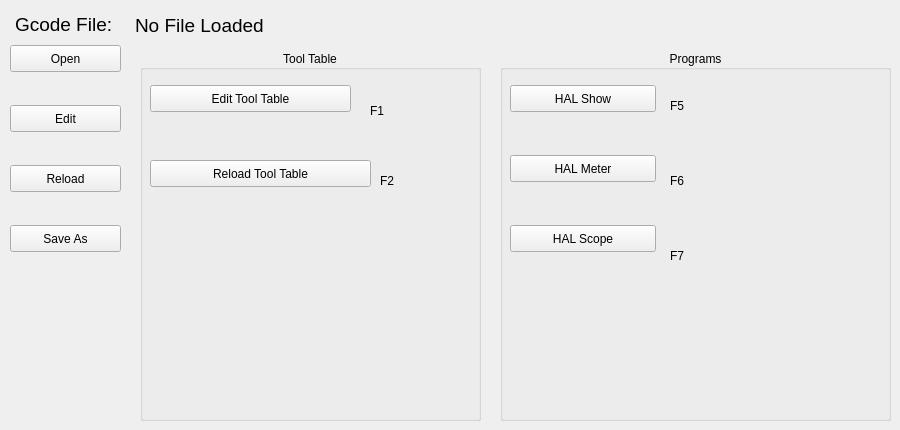
      <widget class="QWidget" name="tab_4">
       <attribute name="title">
        <string>File</string>
       </attribute>
       <widget class="QPushButton" name="open_pb">
        <property name="geometry">
         <rect>
          <x>10</x>
          <y>45</y>
          <width>111</width>
          <height>27</height>
         </rect>
        </property>
        <property name="text">
         <string>Open</string>
        </property>
       </widget>
       <widget class="QPushButton" name="edit_pb">
        <property name="geometry">
         <rect>
          <x>10</x>
          <y>105</y>
          <width>111</width>
          <height>27</height>
         </rect>
        </property>
        <property name="text">
         <string>Edit</string>
        </property>
       </widget>
       <widget class="QPushButton" name="reload_pb">
        <property name="geometry">
         <rect>
          <x>10</x>
          <y>165</y>
          <width>111</width>
          <height>27</height>
         </rect>
        </property>
        <property name="text">
         <string>Reload</string>
        </property>
       </widget>
       <widget class="QPushButton" name="save_as_pb">
        <property name="geometry">
         <rect>
          <x>10</x>
          <y>225</y>
          <width>111</width>
          <height>27</height>
         </rect>
        </property>
        <property name="text">
         <string>Save As</string>
        </property>
       </widget>
       <widget class="QLabel" name="file_lb">
        <property name="geometry">
         <rect>
          <x>125</x>
          <y>10</y>
          <width>291</width>
          <height>31</height>
         </rect>
        </property>
        <property name="font">
         <font>
          <pointsize>14</pointsize>
         </font>
        </property>
        <property name="text">
         <string>No File Loaded</string>
        </property>
        <property name="alignment">
         <set>Qt::AlignLeading|Qt::AlignLeft|Qt::AlignVCenter</set>
        </property>
        <property name="margin">
         <number>0</number>
        </property>
        <property name="indent">
         <number>10</number>
        </property>
       </widget>
       <widget class="QGroupBox" name="groupBox_3">
        <property name="geometry">
         <rect>
          <x>500</x>
          <y>50</y>
          <width>391</width>
          <height>371</height>
         </rect>
        </property>
        <property name="title">
         <string>Programs</string>
        </property>
        <property name="alignment">
         <set>Qt::AlignCenter</set>
        </property>
        <widget class="QPushButton" name="hal_scope_pb">
         <property name="geometry">
          <rect>
           <x>10</x>
           <y>175</y>
           <width>146</width>
           <height>27</height>
          </rect>
         </property>
         <property name="text">
          <string>HAL Scope</string>
         </property>
        </widget>
        <widget class="QPushButton" name="show_hal_pb">
         <property name="geometry">
          <rect>
           <x>10</x>
           <y>35</y>
           <width>146</width>
           <height>27</height>
          </rect>
         </property>
         <property name="text">
          <string>HAL Show</string>
         </property>
        </widget>
        <widget class="QPushButton" name="hal_meter_pb">
         <property name="geometry">
          <rect>
           <x>10</x>
           <y>105</y>
           <width>146</width>
           <height>27</height>
          </rect>
         </property>
         <property name="text">
          <string>HAL Meter</string>
         </property>
        </widget>
        <widget class="QLabel" name="label_20">
         <property name="geometry">
          <rect>
           <x>170</x>
           <y>40</y>
           <width>41</width>
           <height>31</height>
          </rect>
         </property>
         <property name="text">
          <string>F5</string>
         </property>
        </widget>
        <widget class="QLabel" name="label_32">
         <property name="geometry">
          <rect>
           <x>170</x>
           <y>120</y>
           <width>51</width>
           <height>21</height>
          </rect>
         </property>
         <property name="text">
          <string>F6</string>
         </property>
        </widget>
        <widget class="QLabel" name="label_33">
         <property name="geometry">
          <rect>
           <x>170</x>
           <y>190</y>
           <width>41</width>
           <height>31</height>
          </rect>
         </property>
         <property name="text">
          <string>F7</string>
         </property>
        </widget>
       </widget>
       <widget class="QGroupBox" name="groupBox_5">
        <property name="geometry">
         <rect>
          <x>140</x>
          <y>50</y>
          <width>341</width>
          <height>371</height>
         </rect>
        </property>
        <property name="title">
         <string>Tool Table</string>
        </property>
        <property name="alignment">
         <set>Qt::AlignCenter</set>
        </property>
        <widget class="QPushButton" name="edit_tool_table_pb">
         <property name="geometry">
          <rect>
           <x>10</x>
           <y>35</y>
           <width>201</width>
           <height>27</height>
          </rect>
         </property>
         <property name="text">
          <string>Edit Tool Table</string>
         </property>
        </widget>
        <widget class="QPushButton" name="reload_tool_table_pb">
         <property name="geometry">
          <rect>
           <x>10</x>
           <y>110</y>
           <width>221</width>
           <height>27</height>
          </rect>
         </property>
         <property name="text">
          <string>Reload Tool Table</string>
         </property>
        </widget>
        <widget class="QLabel" name="label_14">
         <property name="geometry">
          <rect>
           <x>230</x>
           <y>50</y>
           <width>41</width>
           <height>21</height>
          </rect>
         </property>
         <property name="text">
          <string>F1</string>
         </property>
        </widget>
        <widget class="QLabel" name="label_19">
         <property name="geometry">
          <rect>
           <x>240</x>
           <y>120</y>
           <width>31</width>
           <height>21</height>
          </rect>
         </property>
         <property name="text">
          <string>F2</string>
         </property>
        </widget>
       </widget>
       <widget class="QLabel" name="label_12">
        <property name="geometry">
         <rect>
          <x>15</x>
          <y>15</y>
          <width>96</width>
          <height>19</height>
         </rect>
        </property>
        <property name="font">
         <font>
          <pointsize>14</pointsize>
         </font>
        </property>
        <property name="text">
         <string>Gcode File:</string>
        </property>
       </widget>
      </widget>
